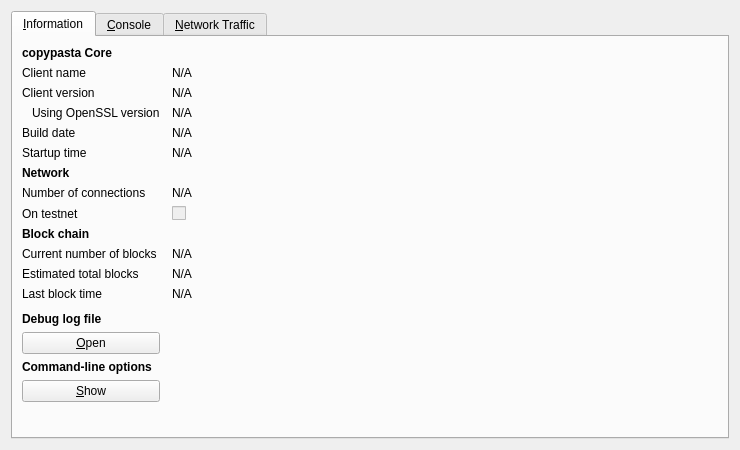
<?xml version="1.0" encoding="UTF-8"?>
<ui version="4.0">
 <class>RPCConsole</class>
 <widget class="QDialog" name="RPCConsole">
  <property name="geometry">
   <rect>
    <x>0</x>
    <y>0</y>
    <width>740</width>
    <height>450</height>
   </rect>
  </property>
  <property name="windowTitle">
   <string>copypasta - Debug window</string>
  </property>
  <property name="styleSheet">
   <string notr="true"/>
  </property>
  <layout class="QVBoxLayout" name="verticalLayout_2">
   <item>
    <widget class="QTabWidget" name="tabWidget">
     <property name="currentIndex">
      <number>0</number>
     </property>
     <widget class="QWidget" name="tab_info">
      <attribute name="title">
       <string>&amp;Information</string>
      </attribute>
      <layout class="QGridLayout" name="gridLayout" columnstretch="0,1">
       <property name="horizontalSpacing">
        <number>12</number>
       </property>
       <item row="0" column="0">
        <widget class="QLabel" name="label_9">
         <property name="font">
          <font>
           <weight>75</weight>
           <bold>true</bold>
          </font>
         </property>
         <property name="text">
          <string>copypasta Core</string>
         </property>
        </widget>
       </item>
       <item row="1" column="0">
        <widget class="QLabel" name="label_5">
         <property name="text">
          <string>Client name</string>
         </property>
        </widget>
       </item>
       <item row="1" column="1">
        <widget class="QLabel" name="clientName">
         <property name="cursor">
          <cursorShape>IBeamCursor</cursorShape>
         </property>
         <property name="text">
          <string>N/A</string>
         </property>
         <property name="textFormat">
          <enum>Qt::PlainText</enum>
         </property>
         <property name="textInteractionFlags">
          <set>Qt::LinksAccessibleByMouse|Qt::TextSelectableByKeyboard|Qt::TextSelectableByMouse</set>
         </property>
        </widget>
       </item>
       <item row="2" column="0">
        <widget class="QLabel" name="label_6">
         <property name="text">
          <string>Client version</string>
         </property>
        </widget>
       </item>
       <item row="2" column="1">
        <widget class="QLabel" name="clientVersion">
         <property name="cursor">
          <cursorShape>IBeamCursor</cursorShape>
         </property>
         <property name="text">
          <string>N/A</string>
         </property>
         <property name="textFormat">
          <enum>Qt::PlainText</enum>
         </property>
         <property name="textInteractionFlags">
          <set>Qt::LinksAccessibleByMouse|Qt::TextSelectableByKeyboard|Qt::TextSelectableByMouse</set>
         </property>
        </widget>
       </item>
       <item row="3" column="0">
        <widget class="QLabel" name="label_14">
         <property name="text">
          <string>Using OpenSSL version</string>
         </property>
         <property name="indent">
          <number>10</number>
         </property>
        </widget>
       </item>
       <item row="3" column="1">
        <widget class="QLabel" name="openSSLVersion">
         <property name="cursor">
          <cursorShape>IBeamCursor</cursorShape>
         </property>
         <property name="text">
          <string>N/A</string>
         </property>
         <property name="textFormat">
          <enum>Qt::PlainText</enum>
         </property>
         <property name="textInteractionFlags">
          <set>Qt::LinksAccessibleByMouse|Qt::TextSelectableByKeyboard|Qt::TextSelectableByMouse</set>
         </property>
        </widget>
       </item>
       <item row="4" column="0">
        <widget class="QLabel" name="label_12">
         <property name="text">
          <string>Build date</string>
         </property>
        </widget>
       </item>
       <item row="4" column="1">
        <widget class="QLabel" name="buildDate">
         <property name="cursor">
          <cursorShape>IBeamCursor</cursorShape>
         </property>
         <property name="text">
          <string>N/A</string>
         </property>
         <property name="textFormat">
          <enum>Qt::PlainText</enum>
         </property>
         <property name="textInteractionFlags">
          <set>Qt::LinksAccessibleByMouse|Qt::TextSelectableByKeyboard|Qt::TextSelectableByMouse</set>
         </property>
        </widget>
       </item>
       <item row="5" column="0">
        <widget class="QLabel" name="label_13">
         <property name="text">
          <string>Startup time</string>
         </property>
        </widget>
       </item>
       <item row="5" column="1">
        <widget class="QLabel" name="startupTime">
         <property name="cursor">
          <cursorShape>IBeamCursor</cursorShape>
         </property>
         <property name="text">
          <string>N/A</string>
         </property>
         <property name="textFormat">
          <enum>Qt::PlainText</enum>
         </property>
         <property name="textInteractionFlags">
          <set>Qt::LinksAccessibleByMouse|Qt::TextSelectableByKeyboard|Qt::TextSelectableByMouse</set>
         </property>
        </widget>
       </item>
       <item row="6" column="0">
        <widget class="QLabel" name="label_11">
         <property name="font">
          <font>
           <weight>75</weight>
           <bold>true</bold>
          </font>
         </property>
         <property name="text">
          <string>Network</string>
         </property>
        </widget>
       </item>
       <item row="7" column="0">
        <widget class="QLabel" name="label_7">
         <property name="text">
          <string>Number of connections</string>
         </property>
        </widget>
       </item>
       <item row="7" column="1">
        <widget class="QLabel" name="numberOfConnections">
         <property name="cursor">
          <cursorShape>IBeamCursor</cursorShape>
         </property>
         <property name="text">
          <string>N/A</string>
         </property>
         <property name="textFormat">
          <enum>Qt::PlainText</enum>
         </property>
         <property name="textInteractionFlags">
          <set>Qt::LinksAccessibleByMouse|Qt::TextSelectableByKeyboard|Qt::TextSelectableByMouse</set>
         </property>
        </widget>
       </item>
       <item row="8" column="0">
        <widget class="QLabel" name="label_8">
         <property name="text">
          <string>On testnet</string>
         </property>
        </widget>
       </item>
       <item row="8" column="1">
        <widget class="QCheckBox" name="isTestNet">
         <property name="enabled">
          <bool>false</bool>
         </property>
         <property name="text">
          <string/>
         </property>
        </widget>
       </item>
       <item row="9" column="0">
        <widget class="QLabel" name="label_10">
         <property name="font">
          <font>
           <weight>75</weight>
           <bold>true</bold>
          </font>
         </property>
         <property name="text">
          <string>Block chain</string>
         </property>
        </widget>
       </item>
       <item row="10" column="0">
        <widget class="QLabel" name="label_3">
         <property name="text">
          <string>Current number of blocks</string>
         </property>
        </widget>
       </item>
       <item row="10" column="1">
        <widget class="QLabel" name="numberOfBlocks">
         <property name="cursor">
          <cursorShape>IBeamCursor</cursorShape>
         </property>
         <property name="text">
          <string>N/A</string>
         </property>
         <property name="textFormat">
          <enum>Qt::PlainText</enum>
         </property>
         <property name="textInteractionFlags">
          <set>Qt::LinksAccessibleByMouse|Qt::TextSelectableByKeyboard|Qt::TextSelectableByMouse</set>
         </property>
        </widget>
       </item>
       <item row="11" column="0">
        <widget class="QLabel" name="label_4">
         <property name="text">
          <string>Estimated total blocks</string>
         </property>
        </widget>
       </item>
       <item row="11" column="1">
        <widget class="QLabel" name="totalBlocks">
         <property name="cursor">
          <cursorShape>IBeamCursor</cursorShape>
         </property>
         <property name="text">
          <string>N/A</string>
         </property>
         <property name="textFormat">
          <enum>Qt::PlainText</enum>
         </property>
         <property name="textInteractionFlags">
          <set>Qt::LinksAccessibleByMouse|Qt::TextSelectableByKeyboard|Qt::TextSelectableByMouse</set>
         </property>
        </widget>
       </item>
       <item row="12" column="0">
        <widget class="QLabel" name="label_2">
         <property name="text">
          <string>Last block time</string>
         </property>
        </widget>
       </item>
       <item row="12" column="1">
        <widget class="QLabel" name="lastBlockTime">
         <property name="cursor">
          <cursorShape>IBeamCursor</cursorShape>
         </property>
         <property name="text">
          <string>N/A</string>
         </property>
         <property name="textFormat">
          <enum>Qt::PlainText</enum>
         </property>
         <property name="textInteractionFlags">
          <set>Qt::LinksAccessibleByMouse|Qt::TextSelectableByKeyboard|Qt::TextSelectableByMouse</set>
         </property>
        </widget>
       </item>
       <item row="13" column="0">
        <spacer name="verticalSpacer_2">
         <property name="orientation">
          <enum>Qt::Vertical</enum>
         </property>
         <property name="sizeHint" stdset="0">
          <size>
           <width>20</width>
           <height>20</height>
          </size>
         </property>
        </spacer>
       </item>
       <item row="14" column="0">
        <widget class="QLabel" name="labelDebugLogfile">
         <property name="font">
          <font>
           <weight>75</weight>
           <bold>true</bold>
          </font>
         </property>
         <property name="text">
          <string>Debug log file</string>
         </property>
        </widget>
       </item>
       <item row="15" column="0">
        <widget class="QPushButton" name="openDebugLogfileButton">
         <property name="toolTip">
          <string>Open the copypasta debug log file from the current data directory. This can take a few seconds for large log files.</string>
         </property>
         <property name="text">
          <string>&amp;Open</string>
         </property>
         <property name="autoDefault">
          <bool>false</bool>
         </property>
        </widget>
       </item>
       <item row="16" column="0">
        <widget class="QLabel" name="labelCLOptions">
         <property name="font">
          <font>
           <weight>75</weight>
           <bold>true</bold>
          </font>
         </property>
         <property name="text">
          <string>Command-line options</string>
         </property>
        </widget>
       </item>
       <item row="17" column="0">
        <widget class="QPushButton" name="showCLOptionsButton">
         <property name="toolTip">
          <string>Show the copypasta-Qt help message to get a list with possible copypasta command-line options.</string>
         </property>
         <property name="text">
          <string>&amp;Show</string>
         </property>
         <property name="autoDefault">
          <bool>false</bool>
         </property>
        </widget>
       </item>
       <item row="18" column="0">
        <spacer name="verticalSpacer">
         <property name="orientation">
          <enum>Qt::Vertical</enum>
         </property>
         <property name="sizeHint" stdset="0">
          <size>
           <width>20</width>
           <height>40</height>
          </size>
         </property>
        </spacer>
       </item>
      </layout>
     </widget>
     <widget class="QWidget" name="tab_console">
      <attribute name="title">
       <string>&amp;Console</string>
      </attribute>
      <layout class="QVBoxLayout" name="verticalLayout_3">
       <property name="spacing">
        <number>3</number>
       </property>
       <item>
        <widget class="QTextEdit" name="messagesWidget">
         <property name="minimumSize">
          <size>
           <width>0</width>
           <height>100</height>
          </size>
         </property>
         <property name="readOnly">
          <bool>true</bool>
         </property>
         <property name="tabKeyNavigation" stdset="0">
          <bool>false</bool>
         </property>
         <property name="columnCount" stdset="0">
          <number>2</number>
         </property>
        </widget>
       </item>
       <item>
        <layout class="QHBoxLayout" name="horizontalLayout">
         <property name="spacing">
          <number>3</number>
         </property>
         <item>
          <widget class="QLabel" name="label">
           <property name="text">
            <string notr="true">&gt;</string>
           </property>
          </widget>
         </item>
         <item>
          <widget class="QLineEdit" name="lineEdit"/>
         </item>
         <item>
          <widget class="QPushButton" name="clearButton">
           <property name="maximumSize">
            <size>
             <width>24</width>
             <height>24</height>
            </size>
           </property>
           <property name="toolTip">
            <string>Clear console</string>
           </property>
           <property name="text">
            <string/>
           </property>
           <property name="icon">
            <iconset resource="../bitcoin.qrc">
             <normaloff>:/icons/remove</normaloff>:/icons/remove</iconset>
           </property>
           <property name="shortcut">
            <string notr="true">Ctrl+L</string>
           </property>
           <property name="autoDefault">
            <bool>false</bool>
           </property>
          </widget>
         </item>
        </layout>
       </item>
      </layout>
     </widget>
     <widget class="QWidget" name="tab">
      <attribute name="title">
       <string>&amp;Network Traffic</string>
      </attribute>
      <layout class="QHBoxLayout" name="horizontalLayout_3">
       <item>
        <layout class="QVBoxLayout" name="verticalLayout_4">
         <item>
          <widget class="TrafficGraphWidget" name="trafficGraph" native="true">
           <property name="sizePolicy">
            <sizepolicy hsizetype="Expanding" vsizetype="Expanding">
             <horstretch>0</horstretch>
             <verstretch>0</verstretch>
            </sizepolicy>
           </property>
          </widget>
         </item>
         <item>
          <layout class="QHBoxLayout" name="horizontalLayout_2">
           <item>
            <widget class="QSlider" name="sldGraphRange">
             <property name="minimum">
              <number>1</number>
             </property>
             <property name="maximum">
              <number>288</number>
             </property>
             <property name="pageStep">
              <number>12</number>
             </property>
             <property name="value">
              <number>6</number>
             </property>
             <property name="orientation">
              <enum>Qt::Horizontal</enum>
             </property>
            </widget>
           </item>
           <item>
            <widget class="QLabel" name="lblGraphRange">
             <property name="minimumSize">
              <size>
               <width>100</width>
               <height>0</height>
              </size>
             </property>
             <property name="alignment">
              <set>Qt::AlignCenter</set>
             </property>
            </widget>
           </item>
           <item>
            <widget class="QPushButton" name="btnClearTrafficGraph">
             <property name="text">
              <string>&amp;Clear</string>
             </property>
            </widget>
           </item>
          </layout>
         </item>
        </layout>
       </item>
       <item>
        <layout class="QVBoxLayout" name="verticalLayout">
         <item>
          <widget class="QGroupBox" name="groupBox">
           <property name="title">
            <string>Totals</string>
           </property>
           <layout class="QVBoxLayout" name="verticalLayout_5">
            <item>
             <layout class="QHBoxLayout" name="horizontalLayout_4">
              <item>
               <widget class="Line" name="line">
                <property name="sizePolicy">
                 <sizepolicy hsizetype="Fixed" vsizetype="Fixed">
                  <horstretch>0</horstretch>
                  <verstretch>0</verstretch>
                 </sizepolicy>
                </property>
                <property name="minimumSize">
                 <size>
                  <width>10</width>
                  <height>0</height>
                 </size>
                </property>
                <property name="palette">
                 <palette>
                  <active>
                   <colorrole role="Button">
                    <brush brushstyle="SolidPattern">
                     <color alpha="255">
                      <red>255</red>
                      <green>255</green>
                      <blue>255</blue>
                     </color>
                    </brush>
                   </colorrole>
                   <colorrole role="Light">
                    <brush brushstyle="SolidPattern">
                     <color alpha="255">
                      <red>0</red>
                      <green>255</green>
                      <blue>0</blue>
                     </color>
                    </brush>
                   </colorrole>
                   <colorrole role="Base">
                    <brush brushstyle="SolidPattern">
                     <color alpha="255">
                      <red>255</red>
                      <green>255</green>
                      <blue>255</blue>
                     </color>
                    </brush>
                   </colorrole>
                   <colorrole role="Window">
                    <brush brushstyle="SolidPattern">
                     <color alpha="255">
                      <red>255</red>
                      <green>255</green>
                      <blue>255</blue>
                     </color>
                    </brush>
                   </colorrole>
                  </active>
                  <inactive>
                   <colorrole role="Button">
                    <brush brushstyle="SolidPattern">
                     <color alpha="255">
                      <red>255</red>
                      <green>255</green>
                      <blue>255</blue>
                     </color>
                    </brush>
                   </colorrole>
                   <colorrole role="Light">
                    <brush brushstyle="SolidPattern">
                     <color alpha="255">
                      <red>0</red>
                      <green>255</green>
                      <blue>0</blue>
                     </color>
                    </brush>
                   </colorrole>
                   <colorrole role="Base">
                    <brush brushstyle="SolidPattern">
                     <color alpha="255">
                      <red>255</red>
                      <green>255</green>
                      <blue>255</blue>
                     </color>
                    </brush>
                   </colorrole>
                   <colorrole role="Window">
                    <brush brushstyle="SolidPattern">
                     <color alpha="255">
                      <red>255</red>
                      <green>255</green>
                      <blue>255</blue>
                     </color>
                    </brush>
                   </colorrole>
                  </inactive>
                  <disabled>
                   <colorrole role="Button">
                    <brush brushstyle="SolidPattern">
                     <color alpha="255">
                      <red>255</red>
                      <green>255</green>
                      <blue>255</blue>
                     </color>
                    </brush>
                   </colorrole>
                   <colorrole role="Light">
                    <brush brushstyle="SolidPattern">
                     <color alpha="255">
                      <red>0</red>
                      <green>255</green>
                      <blue>0</blue>
                     </color>
                    </brush>
                   </colorrole>
                   <colorrole role="Base">
                    <brush brushstyle="SolidPattern">
                     <color alpha="255">
                      <red>255</red>
                      <green>255</green>
                      <blue>255</blue>
                     </color>
                    </brush>
                   </colorrole>
                   <colorrole role="Window">
                    <brush brushstyle="SolidPattern">
                     <color alpha="255">
                      <red>255</red>
                      <green>255</green>
                      <blue>255</blue>
                     </color>
                    </brush>
                   </colorrole>
                  </disabled>
                 </palette>
                </property>
                <property name="orientation">
                 <enum>Qt::Horizontal</enum>
                </property>
               </widget>
              </item>
              <item>
               <widget class="QLabel" name="label_16">
                <property name="text">
                 <string>In:</string>
                </property>
               </widget>
              </item>
              <item>
               <widget class="QLabel" name="lblBytesIn">
                <property name="minimumSize">
                 <size>
                  <width>50</width>
                  <height>0</height>
                 </size>
                </property>
                <property name="alignment">
                 <set>Qt::AlignRight|Qt::AlignTrailing|Qt::AlignVCenter</set>
                </property>
               </widget>
              </item>
             </layout>
            </item>
            <item>
             <layout class="QHBoxLayout" name="horizontalLayout_5">
              <item>
               <widget class="Line" name="line_2">
                <property name="sizePolicy">
                 <sizepolicy hsizetype="Fixed" vsizetype="Fixed">
                  <horstretch>0</horstretch>
                  <verstretch>0</verstretch>
                 </sizepolicy>
                </property>
                <property name="minimumSize">
                 <size>
                  <width>10</width>
                  <height>0</height>
                 </size>
                </property>
                <property name="palette">
                 <palette>
                  <active>
                   <colorrole role="Button">
                    <brush brushstyle="SolidPattern">
                     <color alpha="255">
                      <red>255</red>
                      <green>255</green>
                      <blue>255</blue>
                     </color>
                    </brush>
                   </colorrole>
                   <colorrole role="Light">
                    <brush brushstyle="SolidPattern">
                     <color alpha="255">
                      <red>255</red>
                      <green>0</green>
                      <blue>0</blue>
                     </color>
                    </brush>
                   </colorrole>
                   <colorrole role="Base">
                    <brush brushstyle="SolidPattern">
                     <color alpha="255">
                      <red>255</red>
                      <green>255</green>
                      <blue>255</blue>
                     </color>
                    </brush>
                   </colorrole>
                   <colorrole role="Window">
                    <brush brushstyle="SolidPattern">
                     <color alpha="255">
                      <red>255</red>
                      <green>255</green>
                      <blue>255</blue>
                     </color>
                    </brush>
                   </colorrole>
                  </active>
                  <inactive>
                   <colorrole role="Button">
                    <brush brushstyle="SolidPattern">
                     <color alpha="255">
                      <red>255</red>
                      <green>255</green>
                      <blue>255</blue>
                     </color>
                    </brush>
                   </colorrole>
                   <colorrole role="Light">
                    <brush brushstyle="SolidPattern">
                     <color alpha="255">
                      <red>255</red>
                      <green>0</green>
                      <blue>0</blue>
                     </color>
                    </brush>
                   </colorrole>
                   <colorrole role="Base">
                    <brush brushstyle="SolidPattern">
                     <color alpha="255">
                      <red>255</red>
                      <green>255</green>
                      <blue>255</blue>
                     </color>
                    </brush>
                   </colorrole>
                   <colorrole role="Window">
                    <brush brushstyle="SolidPattern">
                     <color alpha="255">
                      <red>255</red>
                      <green>255</green>
                      <blue>255</blue>
                     </color>
                    </brush>
                   </colorrole>
                  </inactive>
                  <disabled>
                   <colorrole role="Button">
                    <brush brushstyle="SolidPattern">
                     <color alpha="255">
                      <red>255</red>
                      <green>255</green>
                      <blue>255</blue>
                     </color>
                    </brush>
                   </colorrole>
                   <colorrole role="Light">
                    <brush brushstyle="SolidPattern">
                     <color alpha="255">
                      <red>255</red>
                      <green>0</green>
                      <blue>0</blue>
                     </color>
                    </brush>
                   </colorrole>
                   <colorrole role="Base">
                    <brush brushstyle="SolidPattern">
                     <color alpha="255">
                      <red>255</red>
                      <green>255</green>
                      <blue>255</blue>
                     </color>
                    </brush>
                   </colorrole>
                   <colorrole role="Window">
                    <brush brushstyle="SolidPattern">
                     <color alpha="255">
                      <red>255</red>
                      <green>255</green>
                      <blue>255</blue>
                     </color>
                    </brush>
                   </colorrole>
                  </disabled>
                 </palette>
                </property>
                <property name="orientation">
                 <enum>Qt::Horizontal</enum>
                </property>
               </widget>
              </item>
              <item>
               <widget class="QLabel" name="label_17">
                <property name="text">
                 <string>Out:</string>
                </property>
               </widget>
              </item>
              <item>
               <widget class="QLabel" name="lblBytesOut">
                <property name="minimumSize">
                 <size>
                  <width>50</width>
                  <height>0</height>
                 </size>
                </property>
                <property name="alignment">
                 <set>Qt::AlignRight|Qt::AlignTrailing|Qt::AlignVCenter</set>
                </property>
               </widget>
              </item>
             </layout>
            </item>
            <item>
             <spacer name="verticalSpacer_4">
              <property name="orientation">
               <enum>Qt::Vertical</enum>
              </property>
              <property name="sizeHint" stdset="0">
               <size>
                <width>20</width>
                <height>407</height>
               </size>
              </property>
             </spacer>
            </item>
           </layout>
          </widget>
         </item>
        </layout>
       </item>
      </layout>
     </widget>
    </widget>
   </item>
  </layout>
 </widget>
 <customwidgets>
  <customwidget>
   <class>TrafficGraphWidget</class>
   <extends>QWidget</extends>
   <header>trafficgraphwidget.h</header>
   <container>1</container>
   <slots>
    <slot>clear()</slot>
   </slots>
  </customwidget>
 </customwidgets>
 <resources>
  <include location="../bitcoin.qrc"/>
 </resources>
 <connections/>
</ui>
